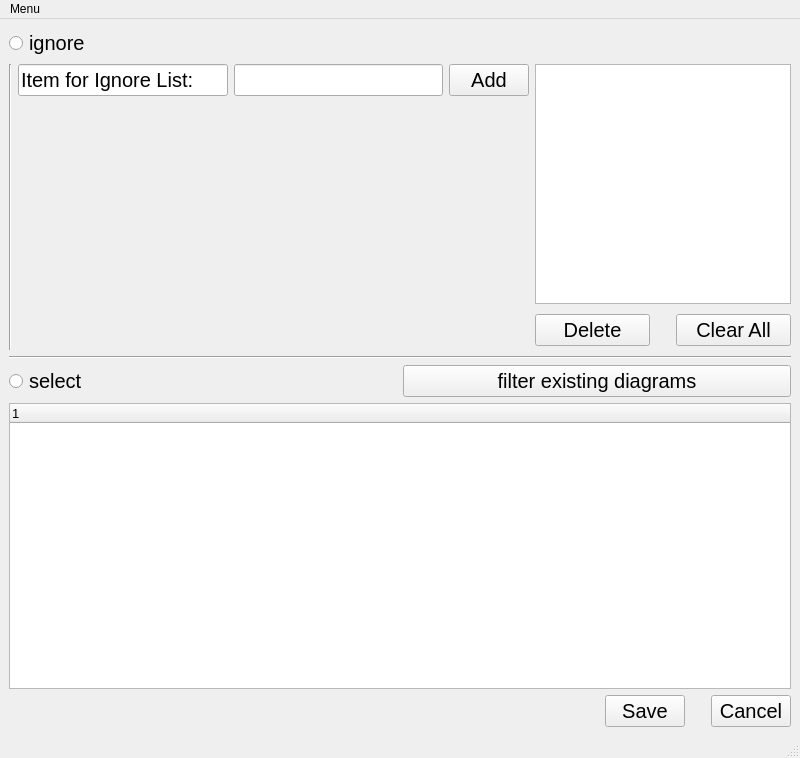
<?xml version="1.0" encoding="UTF-8"?>
<ui version="4.0">
 <class>MainWindow</class>
 <widget class="QMainWindow" name="MainWindow">
  <property name="geometry">
   <rect>
    <x>0</x>
    <y>0</y>
    <width>800</width>
    <height>758</height>
   </rect>
  </property>
  <property name="windowTitle">
   <string>Eneffco Diagram creator</string>
  </property>
  <widget class="QWidget" name="centralwidget">
   <layout class="QGridLayout" name="gridLayout">
    <item row="3" column="0">
     <layout class="QHBoxLayout" name="horizontalLayout_4">
      <item>
       <widget class="QRadioButton" name="select_radio_button">
        <property name="font">
         <font>
          <pointsize>15</pointsize>
         </font>
        </property>
        <property name="text">
         <string>select</string>
        </property>
       </widget>
      </item>
      <item>
       <widget class="QPushButton" name="filter_plants">
        <property name="font">
         <font>
          <pointsize>15</pointsize>
         </font>
        </property>
        <property name="text">
         <string>filter existing diagrams</string>
        </property>
       </widget>
      </item>
     </layout>
    </item>
    <item row="5" column="0">
     <layout class="QVBoxLayout" name="verticalLayout_6">
      <item>
       <widget class="QTreeWidget" name="plants_tree">
        <property name="font">
         <font>
          <pointsize>10</pointsize>
         </font>
        </property>
       </widget>
      </item>
     </layout>
    </item>
    <item row="2" column="0">
     <widget class="Line" name="line">
      <property name="orientation">
       <enum>Qt::Horizontal</enum>
      </property>
     </widget>
    </item>
    <item row="1" column="0">
     <layout class="QHBoxLayout" name="horizontalLayout_2">
      <item>
       <widget class="Line" name="line_2">
        <property name="orientation">
         <enum>Qt::Vertical</enum>
        </property>
       </widget>
      </item>
      <item>
       <layout class="QVBoxLayout" name="verticalLayout_7">
        <item>
         <widget class="QLineEdit" name="Items_for_ignore_list_edit">
          <property name="enabled">
           <bool>true</bool>
          </property>
          <property name="font">
           <font>
            <pointsize>15</pointsize>
            <kerning>false</kerning>
           </font>
          </property>
          <property name="contextMenuPolicy">
           <enum>Qt::NoContextMenu</enum>
          </property>
          <property name="text">
           <string>Item for Ignore List:</string>
          </property>
          <property name="readOnly">
           <bool>true</bool>
          </property>
         </widget>
        </item>
        <item>
         <spacer name="verticalSpacer_4">
          <property name="orientation">
           <enum>Qt::Vertical</enum>
          </property>
          <property name="sizeHint" stdset="0">
           <size>
            <width>20</width>
            <height>40</height>
           </size>
          </property>
         </spacer>
        </item>
       </layout>
      </item>
      <item>
       <layout class="QVBoxLayout" name="verticalLayout_4">
        <item>
         <widget class="QLineEdit" name="ignore_item_input">
          <property name="font">
           <font>
            <pointsize>15</pointsize>
           </font>
          </property>
         </widget>
        </item>
        <item>
         <spacer name="verticalSpacer_3">
          <property name="orientation">
           <enum>Qt::Vertical</enum>
          </property>
          <property name="sizeHint" stdset="0">
           <size>
            <width>20</width>
            <height>40</height>
           </size>
          </property>
         </spacer>
        </item>
       </layout>
      </item>
      <item>
       <layout class="QVBoxLayout" name="verticalLayout_3">
        <item>
         <widget class="QPushButton" name="add_button">
          <property name="font">
           <font>
            <pointsize>15</pointsize>
           </font>
          </property>
          <property name="text">
           <string>Add</string>
          </property>
         </widget>
        </item>
        <item>
         <spacer name="verticalSpacer_2">
          <property name="orientation">
           <enum>Qt::Vertical</enum>
          </property>
          <property name="sizeHint" stdset="0">
           <size>
            <width>20</width>
            <height>40</height>
           </size>
          </property>
         </spacer>
        </item>
       </layout>
      </item>
      <item>
       <layout class="QVBoxLayout" name="verticalLayout_5">
        <item>
         <widget class="QListWidget" name="listWidget">
          <property name="font">
           <font>
            <pointsize>10</pointsize>
           </font>
          </property>
         </widget>
        </item>
        <item>
         <layout class="QHBoxLayout" name="horizontalLayout_3">
          <item>
           <widget class="QPushButton" name="delete_button">
            <property name="font">
             <font>
              <pointsize>15</pointsize>
             </font>
            </property>
            <property name="text">
             <string>Delete</string>
            </property>
           </widget>
          </item>
          <item>
           <spacer name="verticalSpacer_5">
            <property name="orientation">
             <enum>Qt::Vertical</enum>
            </property>
            <property name="sizeType">
             <enum>QSizePolicy::Minimum</enum>
            </property>
            <property name="sizeHint" stdset="0">
             <size>
              <width>20</width>
              <height>40</height>
             </size>
            </property>
           </spacer>
          </item>
          <item>
           <widget class="QPushButton" name="clear_all_button">
            <property name="font">
             <font>
              <pointsize>15</pointsize>
             </font>
            </property>
            <property name="text">
             <string>Clear All</string>
            </property>
           </widget>
          </item>
         </layout>
        </item>
       </layout>
      </item>
     </layout>
    </item>
    <item row="0" column="0">
     <widget class="QRadioButton" name="ingore_radio_button">
      <property name="font">
       <font>
        <pointsize>15</pointsize>
        <underline>false</underline>
        <kerning>false</kerning>
       </font>
      </property>
      <property name="contextMenuPolicy">
       <enum>Qt::NoContextMenu</enum>
      </property>
      <property name="text">
       <string>ignore</string>
      </property>
     </widget>
    </item>
    <item row="6" column="0">
     <layout class="QHBoxLayout" name="horizontalLayout">
      <item>
       <spacer name="horizontalSpacer">
        <property name="orientation">
         <enum>Qt::Horizontal</enum>
        </property>
        <property name="sizeHint" stdset="0">
         <size>
          <width>40</width>
          <height>20</height>
         </size>
        </property>
       </spacer>
      </item>
      <item>
       <widget class="QPushButton" name="save_button">
        <property name="font">
         <font>
          <pointsize>15</pointsize>
         </font>
        </property>
        <property name="text">
         <string>Save</string>
        </property>
       </widget>
      </item>
      <item>
       <spacer name="verticalSpacer_6">
        <property name="orientation">
         <enum>Qt::Vertical</enum>
        </property>
        <property name="sizeType">
         <enum>QSizePolicy::Maximum</enum>
        </property>
        <property name="sizeHint" stdset="0">
         <size>
          <width>20</width>
          <height>40</height>
         </size>
        </property>
       </spacer>
      </item>
      <item>
       <widget class="QPushButton" name="cancel_button">
        <property name="font">
         <font>
          <pointsize>15</pointsize>
         </font>
        </property>
        <property name="text">
         <string>Cancel</string>
        </property>
       </widget>
      </item>
     </layout>
    </item>
   </layout>
  </widget>
  <widget class="QMenuBar" name="menubar">
   <property name="geometry">
    <rect>
     <x>0</x>
     <y>0</y>
     <width>800</width>
     <height>26</height>
    </rect>
   </property>
   <widget class="QMenu" name="menuMenu">
    <property name="title">
     <string>Menu</string>
    </property>
    <addaction name="actionQuit"/>
   </widget>
   <addaction name="menuMenu"/>
  </widget>
  <widget class="QStatusBar" name="statusbar"/>
  <action name="actionQuit">
   <property name="text">
    <string>Quit</string>
   </property>
  </action>
 </widget>
 <resources/>
 <connections/>
</ui>
